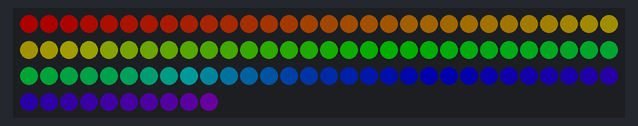
Simulated run of this sketch. Board: Arduino Uno, built with avr-gcc and run on an emulated ATmega328P. On the bench: 100 RGB LEDs in strip order, left to right, continuing on the next row. Dim RGB values are drawn brighter than linear.

Above: at 0.15 s.
At 4.97 s:
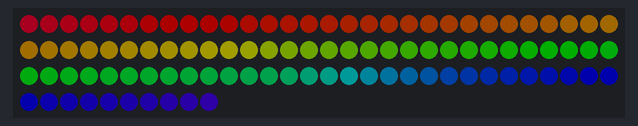
At 9.18 s:
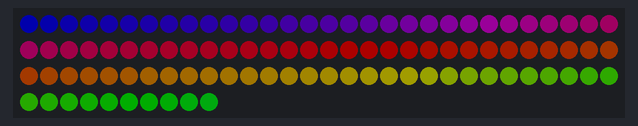
At 19.42 s:
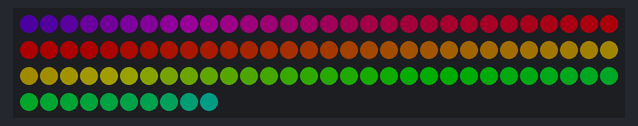
At 28.75 s:
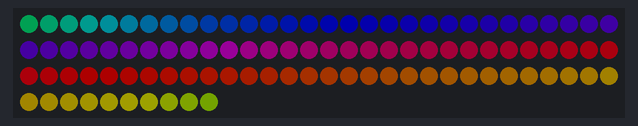
At 39.59 s:
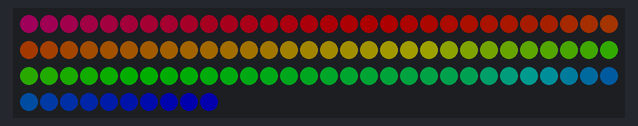

The sketch:

Led.ino
```cpp
#include "FastLED.h"
#define NUM_LEDS 100 //Кол-во светодиодов в сборке(если лень считать, то просто 100)
#define PIN 6        //Пин ленты
CRGB leds[NUM_LEDS];
byte counter;
void setup() {
  FastLED.addLeds<WS2811, PIN, GRB>(leds, NUM_LEDS).setCorrection( TypicalLEDStrip );
  FastLED.setBrightness(50);  //Яркость ленты
}
void loop() {
  for (int i = 0; i < NUM_LEDS; i++ ) {
    leds[i] = CHSV(counter + i * 2, 255, 255);   //Заменить counter + i * 2 на значение от 0 до 255, для изменение статичного цвета
  }
  counter++;
  FastLED.show();
  delay(5);
}
```
